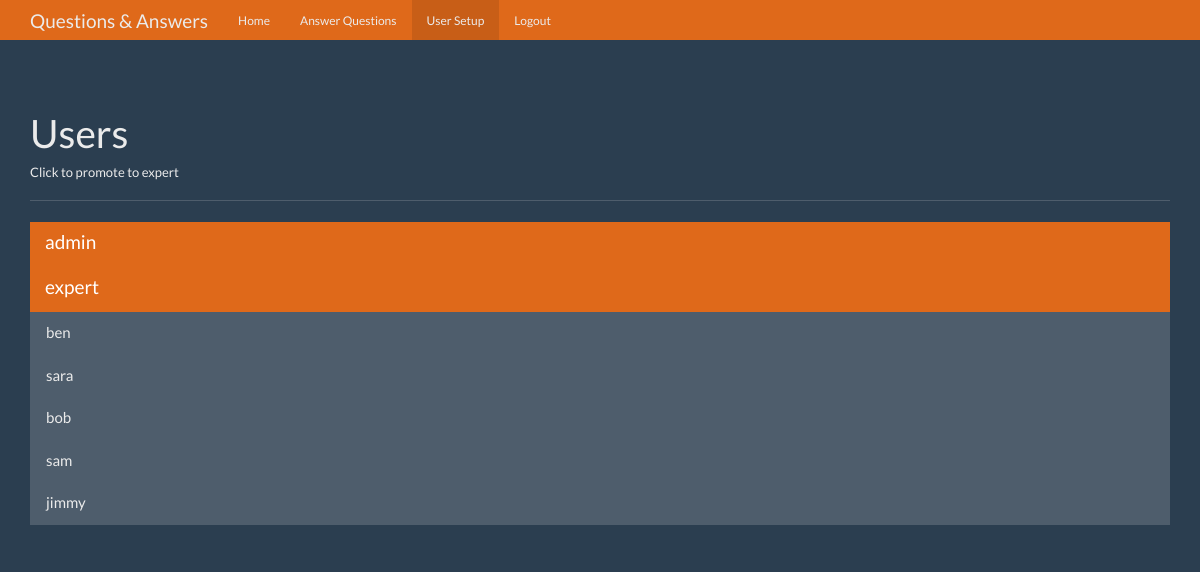
Page /users (signed in) on the committed database.
### tables this page shows
CREATE TABLE users (
    id integer primary key autoincrement,
    name text not null,
    password text not null,
    expert boolean not null,
    admin boolean not null
);

### app.py (the view)
@app.route('/users')
def users():
    user = get_current_user()
    if not user:
        return redirect(url_for('login'))
    if user['admin'] == 0:
        return redirect(url_for('no_access'))
    db = get_db()
    users_cur = db.execute('select id, name, expert, admin from users')
    all_users = users_cur.fetchall()
    return render_template('users.html', user=user, all_users=all_users)

### app.py (called while the page is built)
def get_current_user():
    user_result = None
    if 'user' in session:
        user = session['user']
        db = get_db()
        user_cur = db.execute('select id, name, password, expert, admin '
                              'from users where name = ?', [user])
        user_result = user_cur.fetchone()
    return user_result

### database.py (called while the page is built)
def connect_db():
    sql = sqlite3.connect('/Users/redbook/PycharmProjects/QandA/questions.db')
    sql.row_factory = sqlite3.Row
    return sql

def get_db():
    if not hasattr(g, 'sqlite_db'):
        g.sqlite_db = connect_db()
    return g.sqlite_db

### templates/users.html (shortened to what this page needs)
{% extends 'base.html' %}
{% block nav_user %}active{% endblock %}
{% block content %}
    <div class="container theme-showcase" role="main">
        <div class="page-header">
            <h1>Users</h1>
            <h6>Click to promote to expert</h6>
        </div>
        <div class="row">
            <div class="col-lg-12">
                <div class="list-group">
                    {% for users in all_users %}
                        <a href="{{ url_for('promote', user_id=users['id'] )}}" class="list-group-item {% if users.expert == 1 %}
                              active"
                        {% endif%} >
                            <h4 class="list-group-item-heading">{{ users.name }}</h4>
                        </a>
                    {% endfor %}
                </div>
            </div>
        </div>
    </div>
{% endblock %}

### static/theme.css (style rules this page uses)
body { padding-top: 70px; padding-bottom: 30px; }

### rows in the picture
users: name "admin"
users: name "expert"
users: name "ben"
users: name "sara"
users: name "bob"
users: name "sam"
users: name "jimmy"
